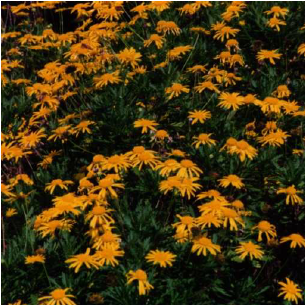
#> input picture flower.png, 305 x 305 px
$ jupyter execute --allow-errors intro.ipynb
#> lines starting #> are read from the running program, lines starting #| are printed output that depends on the picture
[cell 1]
import cv2 as cv
from matplotlib import pyplot as plt

[cell 2]
img = cv.imread("Lenna.png")
#> (the rest of this cell did not finish here and is left out)

#> (a cell that did not finish here is left out)

#> (a cell that did not finish here is left out)

#> (a cell that did not finish here is left out)

#> (a cell that did not finish here is left out)

[cell 7]
img = cv.imread("Lenna.png")
#> (the rest of this cell did not finish here and is left out)

#> (a cell that did not finish here is left out)

[cell 9]
img_fl = cv.resize(cv.imread("flower.png"),(512,512))
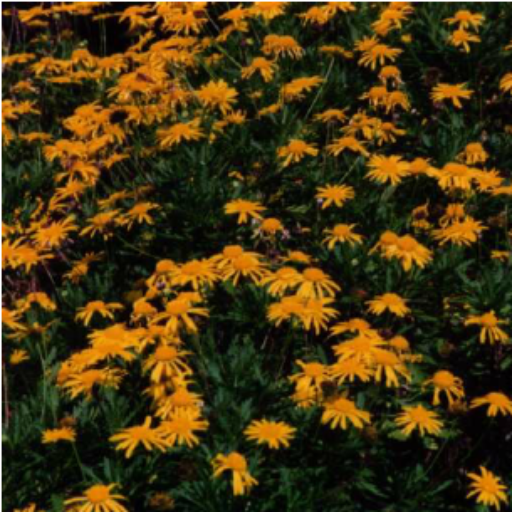
#> img_fl: shape (512, 512, 3); mean B, G, R 16.3, 53, 70
img_fl = cv.cvtColor(img_fl, cv.COLOR_BGR2RGB)
plt.imshow(img_fl)
plt.show()
img_fl.shape

img_fl_gray = cv.cvtColor(img_fl, cv.COLOR_BGR2GRAY)
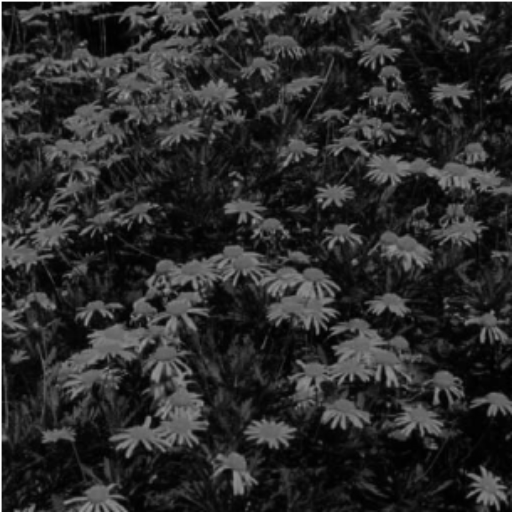
#> img_fl_gray: shape (512, 512); min 0, max 255, mean 43.9

print(img_fl_gray.shape)
#| (512, 512)
